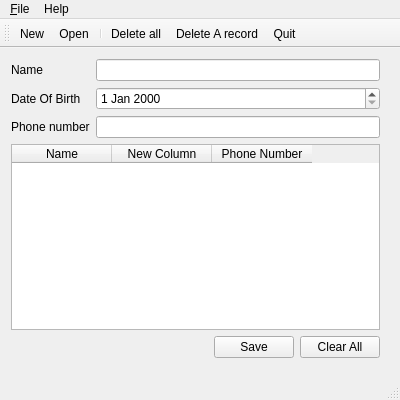
<?xml version="1.0" encoding="UTF-8"?>
<ui version="4.0">
 <class>MainWindow</class>
 <widget class="QMainWindow" name="MainWindow">
  <property name="geometry">
   <rect>
    <x>0</x>
    <y>0</y>
    <width>400</width>
    <height>400</height>
   </rect>
  </property>
  <property name="maximumSize">
   <size>
    <width>400</width>
    <height>400</height>
   </size>
  </property>
  <property name="windowTitle">
   <string>QtWidgetsApplication</string>
  </property>
  <widget class="QWidget" name="centralWidget">
   <property name="maximumSize">
    <size>
     <width>400</width>
     <height>400</height>
    </size>
   </property>
   <widget class="QWidget" name="verticalLayoutWidget">
    <property name="geometry">
     <rect>
      <x>0</x>
      <y>0</y>
      <width>391</width>
      <height>321</height>
     </rect>
    </property>
    <layout class="QVBoxLayout" name="verticalLayout_2">
     <item>
      <layout class="QFormLayout" name="formLayout_3">
       <item row="0" column="0">
        <widget class="QLabel" name="nameLabel">
         <property name="text">
          <string>Name</string>
         </property>
        </widget>
       </item>
       <item row="0" column="1">
        <widget class="QLineEdit" name="nameLineEdit"/>
       </item>
       <item row="1" column="0">
        <widget class="QLabel" name="dateOfBirthLabel">
         <property name="text">
          <string>Date Of Birth</string>
         </property>
        </widget>
       </item>
       <item row="2" column="0">
        <widget class="QLabel" name="phoneNumberLabel">
         <property name="text">
          <string>Phone number</string>
         </property>
        </widget>
       </item>
       <item row="2" column="1">
        <widget class="QLineEdit" name="phoneNumberLineEdit"/>
       </item>
       <item row="1" column="1">
        <widget class="QDateEdit" name="dateEdit"/>
       </item>
      </layout>
     </item>
     <item>
      <widget class="QTableWidget" name="appTable">
       <property name="maximumSize">
        <size>
         <width>400</width>
         <height>400</height>
        </size>
       </property>
       <property name="layoutDirection">
        <enum>Qt::LeftToRight</enum>
       </property>
       <property name="autoFillBackground">
        <bool>false</bool>
       </property>
       <property name="rowCount">
        <number>0</number>
       </property>
       <column>
        <property name="text">
         <string>Name</string>
        </property>
       </column>
       <column>
        <property name="text">
         <string>New Column</string>
        </property>
       </column>
       <column>
        <property name="text">
         <string>Phone Number</string>
        </property>
       </column>
      </widget>
     </item>
     <item>
      <layout class="QHBoxLayout" name="horizontalLayout_3">
       <item>
        <spacer name="horizontalSpacer">
         <property name="orientation">
          <enum>Qt::Horizontal</enum>
         </property>
         <property name="sizeHint" stdset="0">
          <size>
           <width>40</width>
           <height>20</height>
          </size>
         </property>
        </spacer>
       </item>
       <item>
        <widget class="QPushButton" name="pushButton_2">
         <property name="text">
          <string>Save</string>
         </property>
        </widget>
       </item>
       <item>
        <widget class="QPushButton" name="pushButton">
         <property name="text">
          <string>Clear All</string>
         </property>
        </widget>
       </item>
      </layout>
     </item>
    </layout>
   </widget>
  </widget>
  <widget class="QMenuBar" name="menuBar">
   <property name="enabled">
    <bool>true</bool>
   </property>
   <property name="geometry">
    <rect>
     <x>0</x>
     <y>0</y>
     <width>400</width>
     <height>22</height>
    </rect>
   </property>
   <widget class="QMenu" name="menuFile">
    <property name="font">
     <font>
      <stylestrategy>PreferDefault</stylestrategy>
     </font>
    </property>
    <property name="title">
     <string>&amp;File</string>
    </property>
    <addaction name="actionNew_2"/>
    <addaction name="actionOpen"/>
    <addaction name="separator"/>
    <addaction name="actionQuit"/>
   </widget>
   <widget class="QMenu" name="menuHelp">
    <property name="title">
     <string>Help</string>
    </property>
    <addaction name="actionAbout"/>
   </widget>
   <addaction name="menuFile"/>
   <addaction name="menuHelp"/>
  </widget>
  <widget class="QToolBar" name="mainToolBar">
   <property name="windowTitle">
    <string>Main Toolbar</string>
   </property>
   <attribute name="toolBarArea">
    <enum>TopToolBarArea</enum>
   </attribute>
   <attribute name="toolBarBreak">
    <bool>false</bool>
   </attribute>
   <addaction name="actionNew_2"/>
   <addaction name="actionOpen"/>
   <addaction name="separator"/>
   <addaction name="actionDeleteAll"/>
   <addaction name="actionDeleteRecord"/>
   <addaction name="actionQuit"/>
  </widget>
  <widget class="QStatusBar" name="statusBar"/>
  <action name="actionctrl_C">
   <property name="text">
    <string>ctrl + C</string>
   </property>
  </action>
  <action name="actionNew_2">
   <property name="icon">
    <iconset>
     <normaloff>../../../Getting Started with Qt 5/5th/6/new.png</normaloff>../../../Getting Started with Qt 5/5th/6/new.png</iconset>
   </property>
   <property name="text">
    <string>New</string>
   </property>
   <property name="toolTip">
    <string>&amp;New</string>
   </property>
   <property name="shortcut">
    <string>Ctrl+C</string>
   </property>
  </action>
  <action name="actionOpen">
   <property name="icon">
    <iconset>
     <normaloff>../../../Getting Started with Qt 5/5th/6/open.png</normaloff>../../../Getting Started with Qt 5/5th/6/open.png</iconset>
   </property>
   <property name="text">
    <string>Open</string>
   </property>
   <property name="shortcut">
    <string>Ctrl+O</string>
   </property>
  </action>
  <action name="actionQuit">
   <property name="icon">
    <iconset>
     <normaloff>../../../Getting Started with Qt 5/5th/6/close.png</normaloff>../../../Getting Started with Qt 5/5th/6/close.png</iconset>
   </property>
   <property name="text">
    <string>Quit</string>
   </property>
   <property name="shortcut">
    <string>Esc</string>
   </property>
  </action>
  <action name="actionAbout">
   <property name="text">
    <string>About</string>
   </property>
   <property name="shortcut">
    <string>Ctrl+H</string>
   </property>
  </action>
  <action name="actionDeleteAll">
   <property name="checkable">
    <bool>false</bool>
   </property>
   <property name="enabled">
    <bool>true</bool>
   </property>
   <property name="icon">
    <iconset>
     <normaloff>../../../Getting Started with Qt 5/5th/6/clear.png</normaloff>../../../Getting Started with Qt 5/5th/6/clear.png</iconset>
   </property>
   <property name="text">
    <string>Delete all</string>
   </property>
   <property name="toolTip">
    <string>Delete_all</string>
   </property>
  </action>
  <action name="actionDeleteRecord">
   <property name="text">
    <string>Delete A record</string>
   </property>
  </action>
 </widget>
 <layoutdefault spacing="6" margin="11"/>
 <resources>
  <include location="QtWidgetsApplication.qrc"/>
 </resources>
 <connections>
  <connection>
   <sender>actionQuit</sender>
   <signal>triggered()</signal>
   <receiver>MainWindow</receiver>
   <slot>close()</slot>
   <hints>
    <hint type="sourcelabel">
     <x>-1</x>
     <y>-1</y>
    </hint>
    <hint type="destinationlabel">
     <x>449</x>
     <y>320</y>
    </hint>
   </hints>
  </connection>
 </connections>
</ui>
